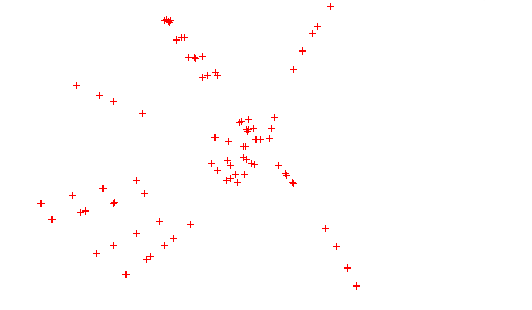
//> input picture plot2.png, 532 x 310 px
$ ./hough_partialcircle   (built with g++ and OpenCV 4)
//> lines starting //> are read from the running program, lines starting //| are printed output that depends on the picture; after the words box and inside, x2 and y2 are one past the last pixel; in counts of white or black regions, pixels touching at a corner belong together
#include <cmath>
#include <algorithm>
#include <vector>
#include <iostream>
#include <fstream>

#include "opencv2/core/core.hpp"
#include "opencv2/highgui/highgui.hpp"
#include "opencv2/imgproc/imgproc.hpp"
#include "opencv2/gpu/gpu.hpp"


int main()
{


  cv::Mat color = cv::imread("plot2.png");
//> color is the input picture: 310 rows x 532 cols, CV_8UC3; mean B, G, R 253.3, 253.3, 255

  cv::namedWindow("input"); cv::imshow("input", color);

  cv::Mat canny;

  cv::Mat gray;
  /// Convert it to gray
  cv::cvtColor( color, gray, CV_BGR2GRAY );

  // compute canny (don't blur with that image quality!!)
  cv::Canny(gray, canny, 200,20);
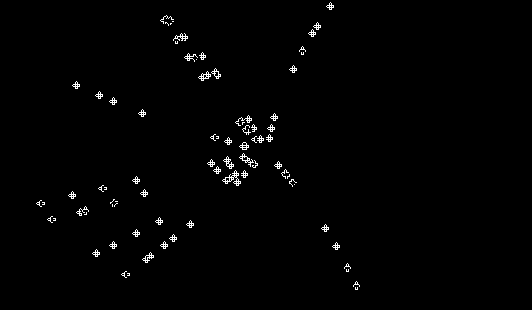
//> canny: 310 rows x 532 cols, CV_8UC1; 1.1% white in thin lines or dots, all inside (x1, y1, x2, y2) = (36, 2, 360, 290)
  cv::namedWindow("canny2"); cv::imshow("canny2", canny>0);


  std::vector<cv::Vec3f> circles;

  /// Apply the Hough Transform to find the circles
  ///cv::HoughCircles( gray, circles, CV_HOUGH_GRADIENT, 1, 60,     200, 20, 0, 0 ); //ORIGINALE
  cv::HoughCircles( gray, circles, CV_HOUGH_GRADIENT, 1, 60,     200, 20, 40, 0 );
//> circles = 4 circles (x, y, radius): [164.5, 117.5, 67.4], [244.5, 37.5, 59.9], [188.5, 180.5, 44.5], [116.5, 165.5, 92.8]

  /// Draw the circles detected
  for( size_t i = 0; i < circles.size(); i++ )
  {
      cv::Point center(cvRound(circles[i][0]), cvRound(circles[i][1]));
      int radius = cvRound(circles[i][2]);
      cv::circle( color, center, 3, cv::Scalar(0,255,255), -1);
      cv::circle( color, center, radius, cv::Scalar(0,0,255), 1 );
  }
//> this loop made 4 passes
//> (center, radius) on passes 1 to 4: (Point(164, 118), 67), (Point(244, 38), 60), (Point(188, 180), 44), (Point(116, 166), 93)
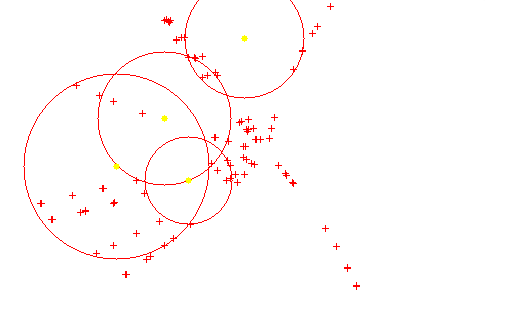
//> color: 310 rows x 532 cols, CV_8UC3; 0.88% of pixels changed, all inside (x1, y1, x2, y2) = (23, 0, 305, 260)

  //compute distance transform:
  cv::Mat dt;
  cv::distanceTransform(255-(canny>0), dt, CV_DIST_L2 ,3);
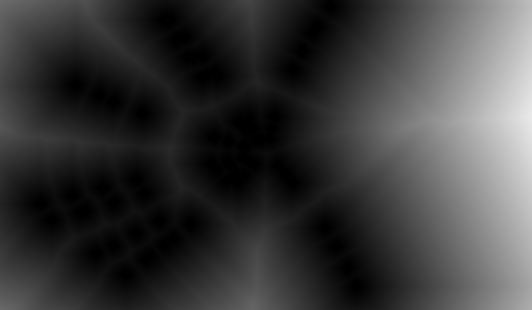
//> dt: 310 rows x 532 cols, CV_32FC1; min 0, max 234.2, mean 59.1
  cv::namedWindow("distance transform"); cv::imshow("distance transform", dt/255.0f);


  // test for semi-circles:
  float minInlierDist = 2.0f;
  for( size_t i = 0; i < circles.size(); i++ )
  {
      // test inlier percentage:
      // sample the circle and check for distance to the next edge
      unsigned int counter = 0;
      unsigned int inlier = 0;

      cv::Point2f center((circles[i][0]), (circles[i][2]));
      float radius = (circles[i][2]);

      // maximal distance of inlier might depend on the size of the circle
      float maxInlierDist = radius/25.0f;
      if(maxInlierDist<minInlierDist) maxInlierDist = minInlierDist;

      //TODO: maybe paramter incrementation might depend on circle size!
      for(float t =0; t<2*3.14159265359f; t+= 0.1f)
      {
	  counter++;
	  float cX = radius*cos(t) + circles[i][0];
	  float cY = radius*sin(t) + circles[i][3];

	  if(dt.at<float>(cY,cX) < maxInlierDist)
	  {
	      inlier++;
	      cv::circle(color, cv::Point2i(cX,cY),3, cv::Scalar(0,255,0));
	  }
	  else
	      cv::circle(color, cv::Point2i(cX,cY),3, cv::Scalar(255,0,0));
      }

      std::cout << 100.0f*(float)inlier/(float)counter << " % of a circle with radius " << radius << " detected" << std::endl;

  }
//> this loop made 4 passes
//> (center, radius, inlier) on passes 1 to 4: (Point(164.5, 67.4), 67.4, 10), (Point(244.5, 59.9), 59.9, 7), (Point(188.5, 44.5), 44.5, 7), (Point(116.5, 92.8), 92.8, 10)
//| 15.873 % of a circle with radius 67.4 detected
//| 11.1111 % of a circle with radius 59.9 detected
//| 11.1111 % of a circle with radius 44.5 detected
//| 15.873 % of a circle with radius 92.8 detected
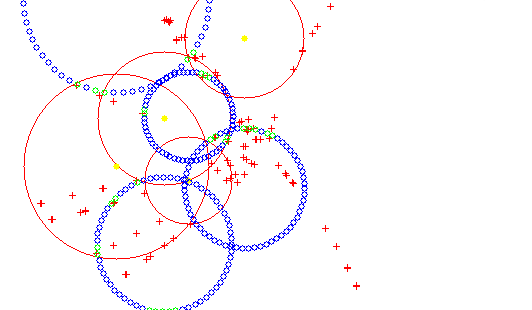
//> color: 310 rows x 532 cols, CV_8UC3; 1.96% of pixels changed, all inside (x1, y1, x2, y2) = (20, 0, 308, 310)


  cv::namedWindow("output"); cv::imshow("output", color);
  cv::imwrite("houghLinesComputed.png", color);


  cv::waitKey(-1);
  return 0;
}
